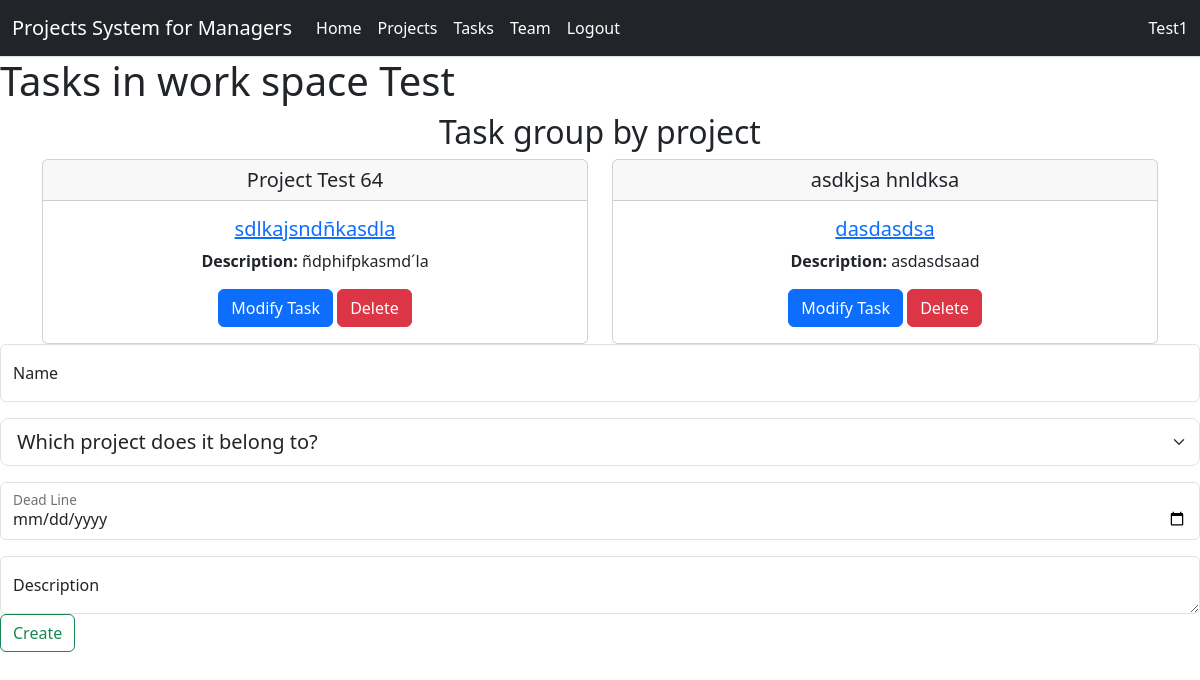
Before: /projects_task_activities/tasks/ (signed in) with the older database file.
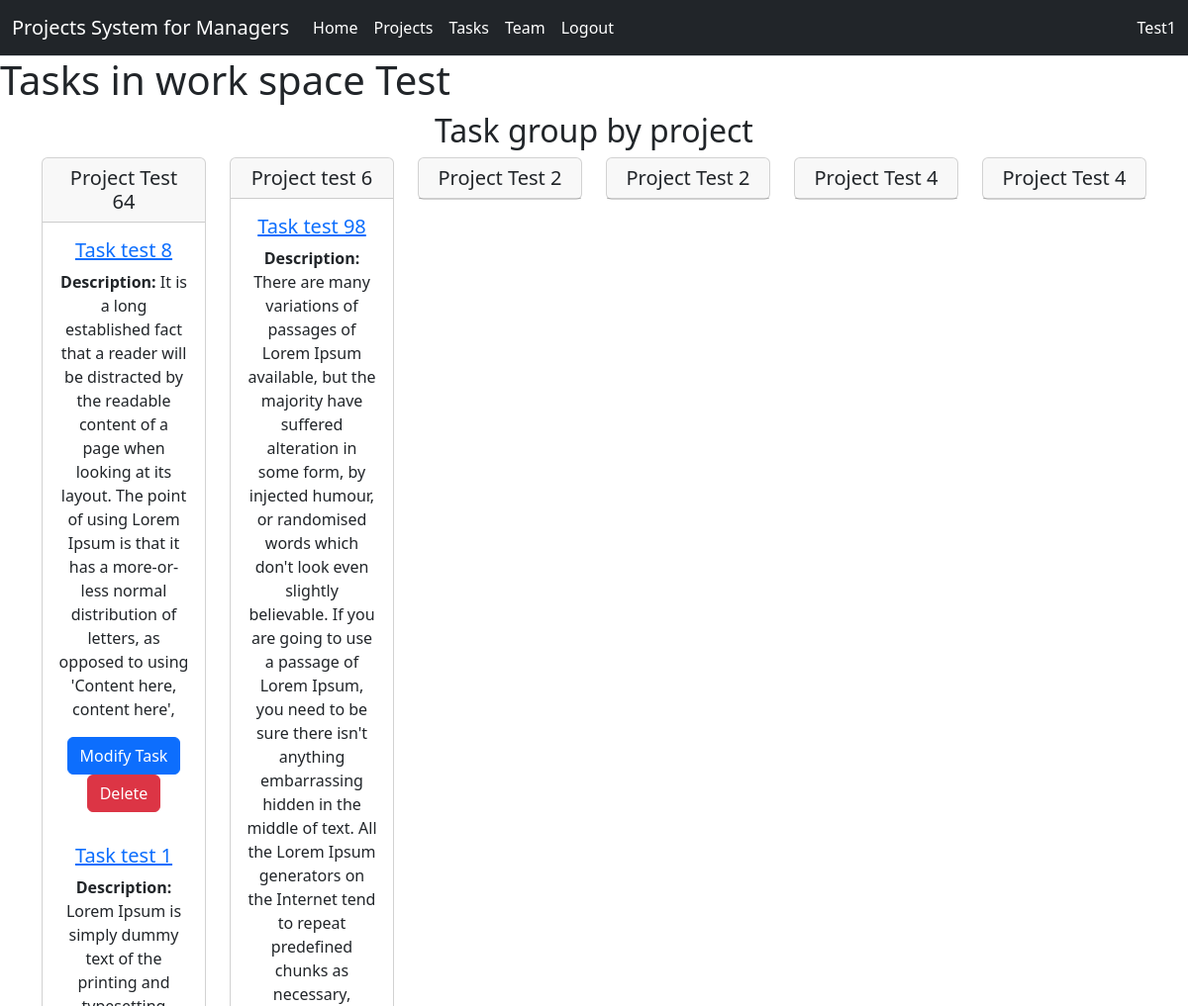
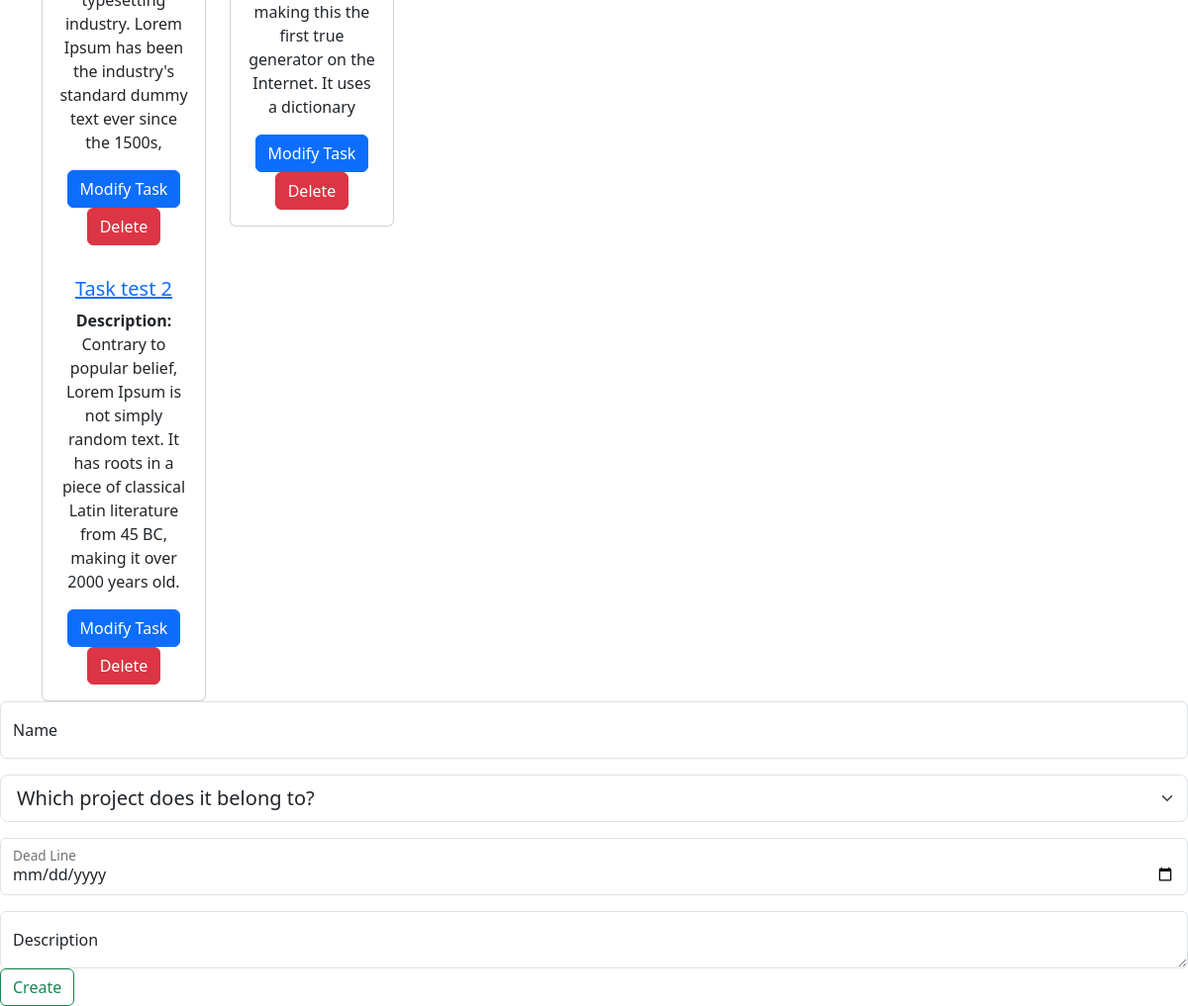
After: the same page with the newer database file (2 pictures, top to bottom).
### user_work_space_manager/models.py (models this page shows, shortened)
class UserProfile(AbstractUser):
    work_space: models.ManyToManyField(WorkSpaces, through=RolAssignment,blank=True,null=True)
    created_at = models.DateTimeField(auto_now_add=True)
    updated_at = models.DateTimeField(auto_now_add=True)

class WorkSpaces(models.Model):
    name = models.CharField( max_length=50)
    created_at = models.DateTimeField(auto_now_add=True)
    updated_at = models.DateTimeField(auto_now_add=True)
    def __str__(self) -> str:
        return self.name

### projects_tasks_and_activities/models.py (models this page shows)
class Project(models.Model):
    created_by_user = models.ForeignKey(UserProfile, on_delete=models.CASCADE, related_name='Project_Users')
    in_work_space = models.ForeignKey(WorkSpaces, on_delete=models.CASCADE,related_name='Project_WorkSpaces')
    state = models.CharField(max_length=15, choices=STATE, default= 'STAND_BY')
    name = models.CharField(max_length=100)
    dead_line = models.DateField()
    description = models.CharField(max_length=250)
    created_at = models.DateTimeField(auto_now_add=True, blank=True)
    updated_at = models.DateTimeField(auto_now_add=True)
    def __str__(self) -> str:
        return self.name

class Tasks(models.Model):
    created_by_user = models.ForeignKey(UserProfile, on_delete=models.CASCADE, related_name='Tasks_Users')
    belongs_project = models.ForeignKey(Project, on_delete= models.CASCADE, related_name='Tasks_Project')
    in_work_space = models.ForeignKey(WorkSpaces, on_delete=models.CASCADE,related_name='Tasks_WorkSpaces')
    state = models.CharField(max_length=15, choices=STATE, default= 'STAND_BY')
    name = models.CharField(max_length=100)
    description = models.CharField(max_length=250)
    dead_line = models.DateField()
    created_at = models.DateTimeField(auto_now_add=True)
    updated_at = models.DateTimeField(auto_now_add=True)
    def __str__(self) -> str:
        return self.name

### projects_tasks_and_activities/views.py (the view)
# urls.py: path('tasks/', views.tasks,name='tasks'),
@login_required
def tasks(request):
    if request.method == 'GET':
        now = str(datetime.now())
        workspace = WorkSpaces.objects.get(pk= request.session['selected_workspace'])
        projects = Project.objects.filter(created_by_user = request.user.pk, in_work_space = workspace)
        task_group_by_projects:list=[]
        for project in projects:
            tasks_group = Tasks.objects.filter(belongs_project = project.pk)
            task_group_by_projects.append((project,tasks_group))
        return render(request,'tasks_resume.html',{
            'now':now,
            'workspace':workspace,
            'projects':projects,
            'task_group_by_projects':task_group_by_projects
        })

### projects_tasks_and_activities/Templates/tasks_resume.html (shortened to what this page needs)
{% extends "base.html" %}
{% block content %}
<h1>Tasks in {{workspace}}</h1>
<div class = "container text-center">
  <h2>Task group by project</h2>
  <div class="row">
{% for project, tasks in task_group_by_projects %}
    <div class="col">
      <div class="card">
        <h5 class="card-header">{{project}}</h5>
            {% for task in tasks %}
            <div class="card-body">
            <a href={% url 'detail_task' id=task.pk %}><h5 class="card-title">{{task}}</h5></a>
            <p class="card-text"><b>Description: </b>{{task.description}}</p>
            <a href={% url 'update_task' id=task.pk %} class="btn btn-primary">Modify Task</a>
            <a href={% url 'delete_task' id=task.pk %}><button  class="btn btn-danger">Delete</button></a>
          </div>
          {% endfor %}
      </div>
    </div>
{% endfor %}
  </div>
</div>
<form action={% url 'create_task' %} method="post">
    <div class="form-floating mb-3">
        <input type="text" class="form-control" id="floatingname" placeholder="Please, write your name" name="name">
        <label for="Inputname" >Name</label>
    </div>
    <select class="form-select form-select-lg mb-3" aria-label=".form-select-lg example" name="projects">
        <option selected>Which project does it belong to?</option>
    </select>
    <div class="form-floating mb-3">
        <input type="date" class="form-control" id="floatingdate"  name="dead_line" min={{now}}>
        <label for="floatingdate" >Dead Line</label>
    </div>
    <div class="form-floating">
        <textarea class="form-control" placeholder="Please, write description for project" name= "description"id="floatingTextarea"></textarea>
        <label for="floatingTextarea">Description</label>
      </div>
    <button  class="btn btn-outline-success">Create</button>
</form>
{% endblock content %}

### templates/base.html (shortened to what this page needs)
{% load static %}
{% load bootstrap5 %}
<!DOCTYPE html>
<html lang="en">
<head>
    <link href="{% static 'css/custom.css' %}" rel="stylesheet" type='text/css'>
    {% bootstrap_css %}
</head>
<body>
    <nav class="navbar navbar-expand-lg bg-dark border-bottom border-body">
        <div class="container-fluid ">
          <a class="navbar-brand " href="#">Projects System for Managers</a></p>
          <div class="collapse navbar-collapse" id="navbarNavAltMarkup">
            <div class="navbar-nav">
            {% if user.is_authenticated and work_space_selected != False%}
              <a class="nav-link active" aria-current="page" href={% url 'home' %}>Home</a>
              <a class="nav-link" href={% url 'projects' %}>Projects</a>
              <a class="nav-link" href={% url 'tasks' %}>Tasks</a>
              <a class="nav-link" href={% url 'team' %}>Team</a>
              <a class="nav-link" href={% url 'close_session' %}>Logout</a>
            </div>
          </div>
              {% else %}
                <a class="nav-link " href={% url 'signin' %}>Login</a>
                <a class="nav-link " href={% url 'singup' %}>SingUp</a>
              {% endif %}
          <span class="navbar-text">
            <a class="nav-link" href="#">{{user.username}}</a>
        </span>
        </div>
      </nav>
      {% block content %}
      {% endblock content %}
</body>
</html>

### static/css/custom.css (style rules this page uses)
.container-fluid a { color:white !important; }
.container-fluid span { color:white !important; }

Changed rows visible on the page:
changed Tasks: name "sdlkajsndñkasdla" → "Task test 8"; description "ñdphifpkasmd´la" → "It is a long established fact that a reader will be distracted by the readable content of a page when looking at its layout. The point of using Lorem Ipsum is that it has a more-or-less normal distribution of letters, as opposed to using 'Content here, content here',"
added Tasks: name "Task test 1", description "Lorem Ipsum is simply dummy text of the printing and typesetting industry. Lorem Ipsum has been the industry's standard dummy text ever since the 1500s,", shown under Project "Project Test 64"
added Tasks: name "Task test 2", description "Contrary to popular belief, Lorem Ipsum is not simply random text. It has roots in a piece of classical Latin literature from 45 BC, making it over 2000 years old.", shown under Project "Project Test 64"
changed Project: name "asdkjsa hnldksa" → "Project test 6"
changed Tasks: name "dasdasdsa" → "Task test 98"; description "asdasdsaad" → "There are many variations of passages of Lorem Ipsum available, but the majority have suffered alteration in some form, by injected humour, or randomised words which don't look even slightly believable. If you are going to use a passage of Lorem Ipsum, you need to be sure there isn't anything embarrassing hidden in the middle of text. All the Lorem Ipsum generators on the Internet tend to repeat predefined chunks as necessary, making this the first true generator on the Internet. It uses a dictionary"
added Project: name "Project Test 2"
added Project: name "Project Test 2"
added Project: name "Project Test 4"
added Project: name "Project Test 4"
